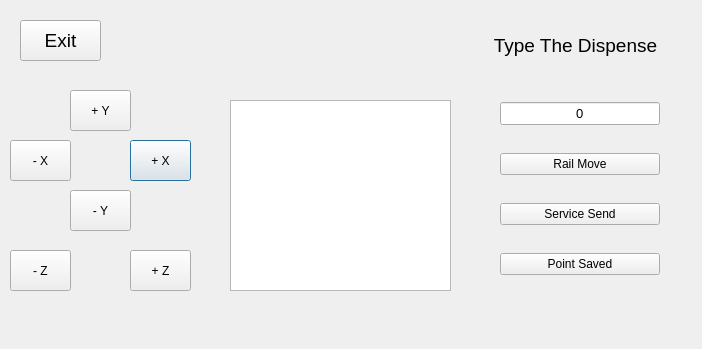
<?xml version="1.0" encoding="UTF-8"?>
<ui version="4.0">
 <class>Dialog</class>
 <widget class="QDialog" name="Dialog">
  <property name="geometry">
   <rect>
    <x>0</x>
    <y>0</y>
    <width>702</width>
    <height>349</height>
   </rect>
  </property>
  <property name="windowTitle">
   <string>Dialog</string>
  </property>
  <widget class="QPushButton" name="plusX_value">
   <property name="geometry">
    <rect>
     <x>130</x>
     <y>140</y>
     <width>61</width>
     <height>41</height>
    </rect>
   </property>
   <property name="text">
    <string>+ X</string>
   </property>
  </widget>
  <widget class="QPushButton" name="minusX_value">
   <property name="geometry">
    <rect>
     <x>10</x>
     <y>140</y>
     <width>61</width>
     <height>41</height>
    </rect>
   </property>
   <property name="text">
    <string>- X</string>
   </property>
  </widget>
  <widget class="QPushButton" name="minusY_value">
   <property name="geometry">
    <rect>
     <x>70</x>
     <y>190</y>
     <width>61</width>
     <height>41</height>
    </rect>
   </property>
   <property name="text">
    <string>- Y</string>
   </property>
  </widget>
  <widget class="QPushButton" name="plusY_value">
   <property name="geometry">
    <rect>
     <x>70</x>
     <y>90</y>
     <width>61</width>
     <height>41</height>
    </rect>
   </property>
   <property name="text">
    <string>+ Y</string>
   </property>
  </widget>
  <widget class="QWidget" name="verticalLayoutWidget">
   <property name="geometry">
    <rect>
     <x>500</x>
     <y>80</y>
     <width>160</width>
     <height>221</height>
    </rect>
   </property>
   <layout class="QVBoxLayout" name="verticalLayout">
    <property name="sizeConstraint">
     <enum>QLayout::SizeConstraint::SetNoConstraint</enum>
    </property>
    <item>
     <widget class="QLineEdit" name="RailPositionValue">
      <property name="font">
       <font>
        <pointsize>10</pointsize>
       </font>
      </property>
      <property name="cursor">
       <cursorShape>IBeamCursor</cursorShape>
      </property>
      <property name="text">
       <string>0</string>
      </property>
      <property name="alignment">
       <set>Qt::AlignmentFlag::AlignCenter</set>
      </property>
      <property name="dragEnabled">
       <bool>true</bool>
      </property>
     </widget>
    </item>
    <item>
     <widget class="QPushButton" name="RailMoveButton">
      <property name="text">
       <string>Rail Move</string>
      </property>
     </widget>
    </item>
    <item>
     <widget class="QPushButton" name="ServiceSendButton">
      <property name="text">
       <string>Service Send</string>
      </property>
     </widget>
    </item>
    <item>
     <widget class="QPushButton" name="PointsSaveButton">
      <property name="text">
       <string>Point Saved</string>
      </property>
     </widget>
    </item>
   </layout>
  </widget>
  <widget class="QLabel" name="DispenserPoint">
   <property name="geometry">
    <rect>
     <x>470</x>
     <y>30</y>
     <width>211</width>
     <height>31</height>
    </rect>
   </property>
   <property name="sizePolicy">
    <sizepolicy hsizetype="Fixed" vsizetype="Preferred">
     <horstretch>0</horstretch>
     <verstretch>0</verstretch>
    </sizepolicy>
   </property>
   <property name="font">
    <font>
     <pointsize>14</pointsize>
    </font>
   </property>
   <property name="text">
    <string>Type The Dispense</string>
   </property>
   <property name="alignment">
    <set>Qt::AlignmentFlag::AlignCenter</set>
   </property>
  </widget>
  <widget class="QGraphicsView" name="RobotPositionView">
   <property name="geometry">
    <rect>
     <x>230</x>
     <y>100</y>
     <width>221</width>
     <height>191</height>
    </rect>
   </property>
  </widget>
  <widget class="QPushButton" name="plusZ_value">
   <property name="geometry">
    <rect>
     <x>130</x>
     <y>250</y>
     <width>61</width>
     <height>41</height>
    </rect>
   </property>
   <property name="text">
    <string>+ Z</string>
   </property>
  </widget>
  <widget class="QPushButton" name="minusZ_value">
   <property name="geometry">
    <rect>
     <x>10</x>
     <y>250</y>
     <width>61</width>
     <height>41</height>
    </rect>
   </property>
   <property name="text">
    <string>- Z</string>
   </property>
  </widget>
  <widget class="QPushButton" name="exitButton">
   <property name="geometry">
    <rect>
     <x>20</x>
     <y>20</y>
     <width>81</width>
     <height>41</height>
    </rect>
   </property>
   <property name="font">
    <font>
     <pointsize>14</pointsize>
    </font>
   </property>
   <property name="text">
    <string>Exit</string>
   </property>
  </widget>
 </widget>
 <resources/>
 <connections/>
</ui>
